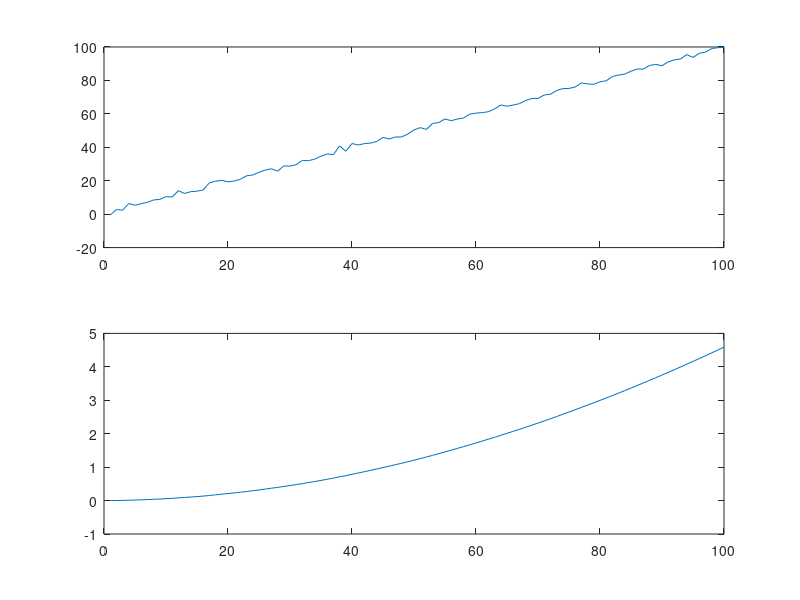

Recreate this plot in MATLAB.
N=100;
t=1:N;

measurements = t  + 1*randn(1,N); % Angulo entregado por el accel
measurements = measurements';
N = length(measurements);

g = 9.81;

dt = .1; % Tiempo entre las mediciones

u = 0; % Motion externa (rapidez angular del gyro)

x = [0]; % Estado inicial (alfa, bias -> valor del giroscopio en estado estacionario)
P = 0.5; % Incertidumbre inicial (aca no se cual seria)
B = [dt ; 0];
F = [1]; % Funcion del proximo estado
H = [1]; % Funcion de measurement

% Valor de la varianza falta para R
R = [500]; % Incertidumbre de la measurement
%

I = [1 0 ; 0 1]; % Matriz identidad
for i=1:N
   % Prediction
    x = (F*x);
    P = F*P*F';
    
    % Measurement Update
    Z = measurements(i);
    Y = Z - H*x;
    S = H*P*H' + R;
    K = P*H'/S;
    x = x + (K*Y);
    P = (1 - (K*H))*P;
    b(i)=x(1);                 %Salida
end

subplot(211);
plot(measurements);
subplot(212);
plot(b);
